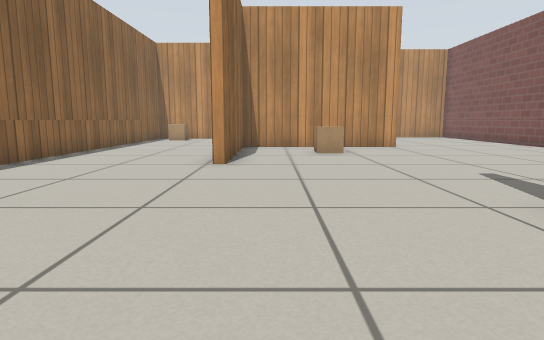
View 1 (above)

19 first-person views from a walk through a Gazebo world. The camera is 0.5 m above the floor, tilts 8° down and sees 75° across. The floor is counted in squares, 0.5 m on a side. Each view is taken from the middle of a square. On the plan, view 1 faces up. The plan holds only what a view shows up to about 13 squares ahead; the rest is blank. Simple patterns stand in for the simulator's built-in surfaces. Some stock models are drawn as simple stand-ins.

View 2
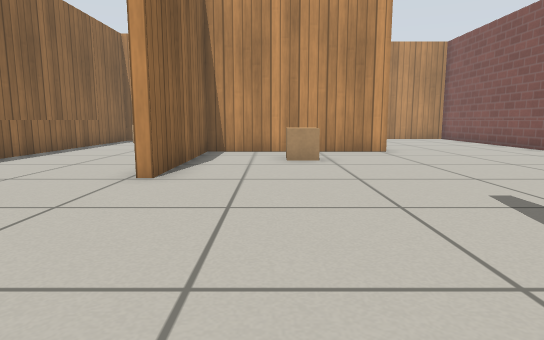

View 3
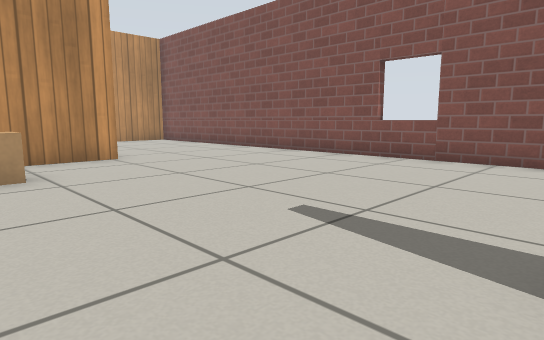

View 4
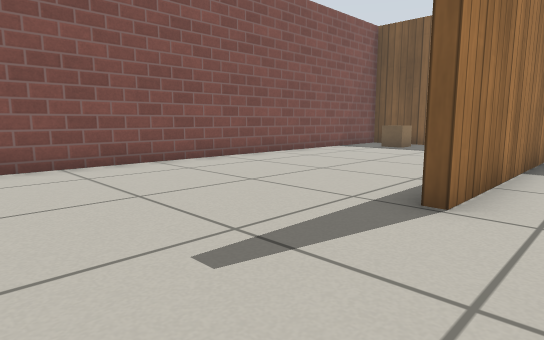

View 5
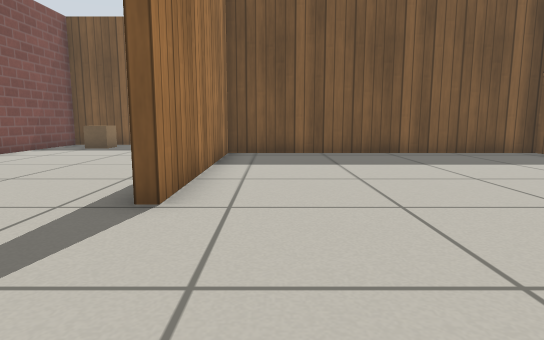

View 6
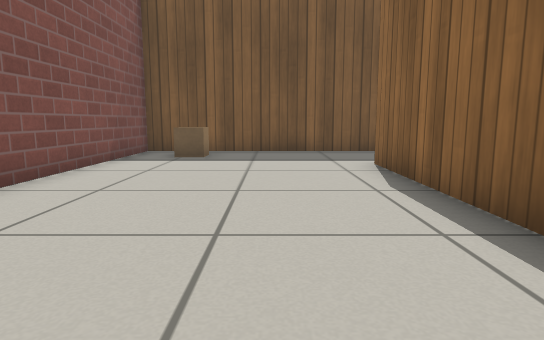

View 7
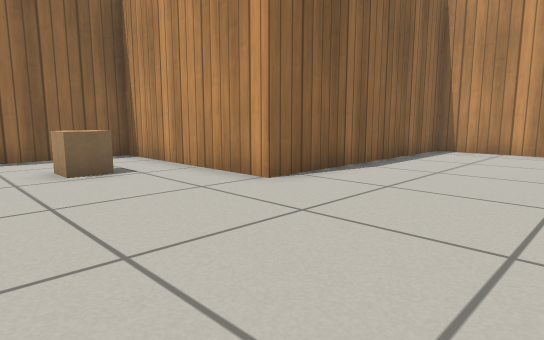

View 8
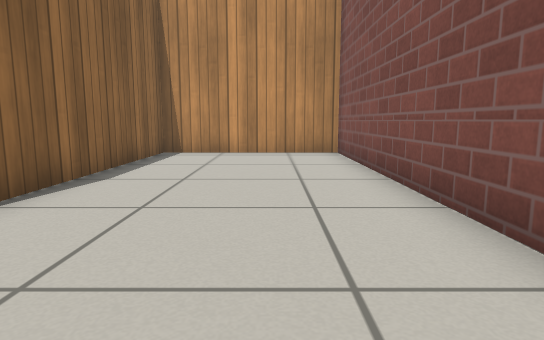

View 9
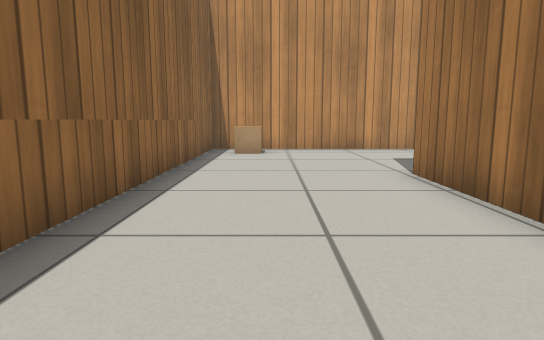

View 10
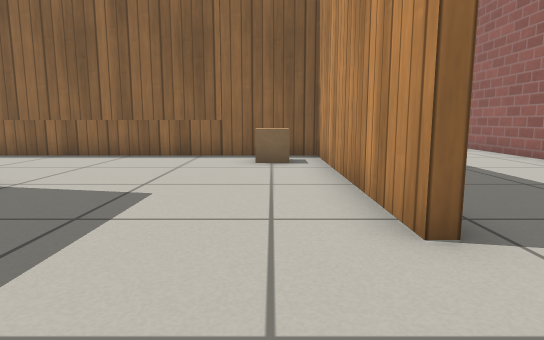

View 11
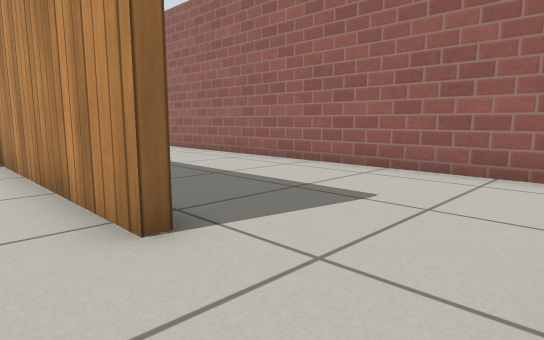

View 12
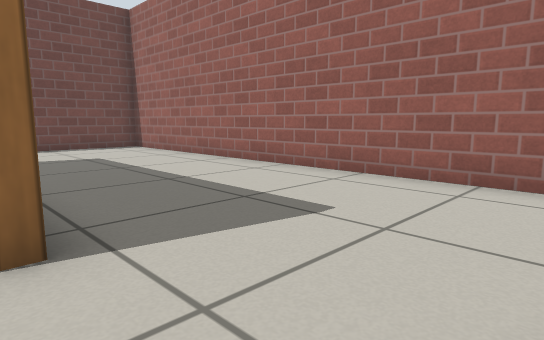

View 13
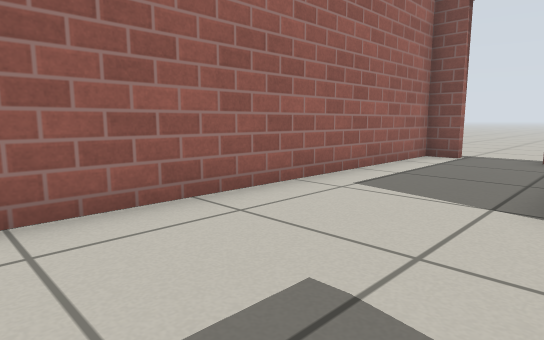

View 14
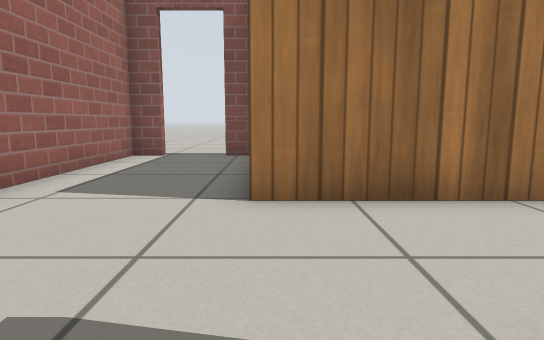

View 15
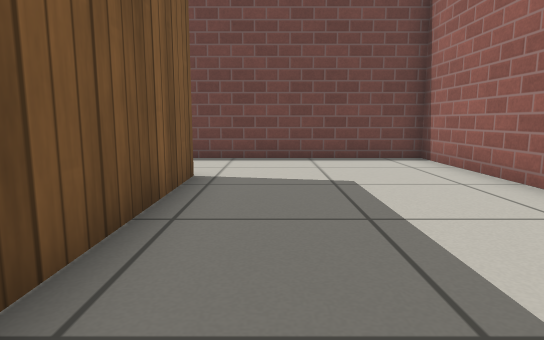

View 16
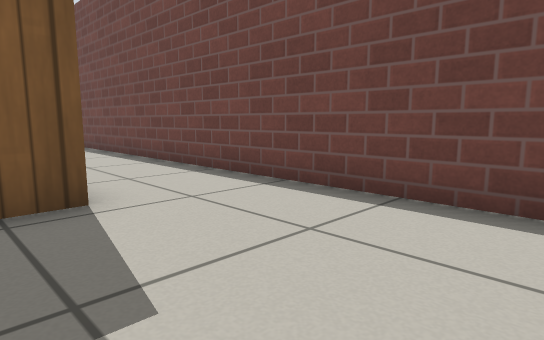

View 17
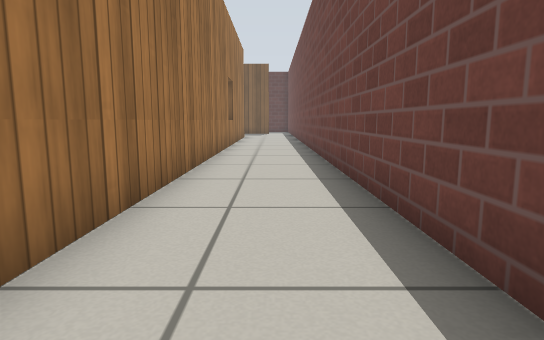

View 18
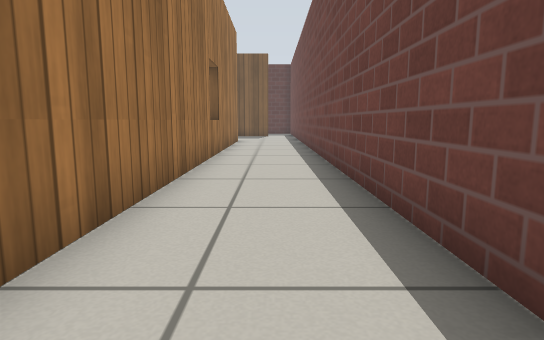

View 19
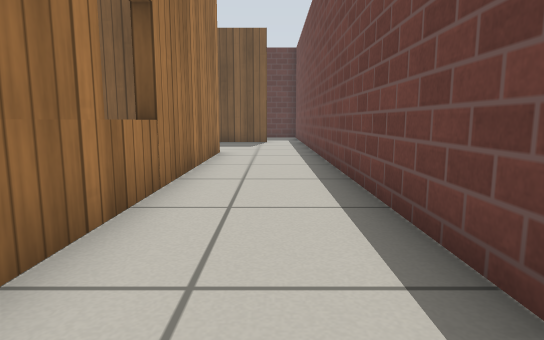

### Floor plan
Ten units are one square. View 1 is at (0, 0); x grows to the right and y downward. Boxes are objects, and circles mark ways between rooms. Rooms are numbered by the first view taken in them; rooms with no view inside come last. Other rooms are left out.
<svg viewBox="-99 -255 204 325">
<path fill="none" stroke="#000" d="M36 -21 36 31M-14 -102 -14 -136M43 -176 43 -204M-61 28 33 28 33 -39 38 -39M26 65 100 65 100 -210 46 -210 46 -133 -11 -133 -11 -80M13 -193 -61 -193 -61 -78M-94 35 -94 55M-64 -196 -16 -196M43 -204 43 -214M100 -216 100 -224M100 -240 100 -250 -94 -250 -94 35M-64 31 -64 -160"/>
<rect x="-55" y="-185" width="10" height="10" fill="#bbb"><title>cardboard box</title></rect>
<rect x="15" y="-115" width="10" height="10" fill="#bbb"><title>cardboard box</title></rect>
<rect x="75" y="45" width="10" height="10" fill="#bbb"><title>cardboard box</title></rect>
<circle cx="-75" cy="40" r="3" fill="#2a7"/>
<circle cx="30" cy="-200" r="3" fill="#2a7"/>
<text x="20" y="-60">1</text>
<text x="-70" y="-170">2</text>
</svg>
Room 1 opens to room 2.

Where each view was taken, in squares from view 1:
view 1: 0 up, 0 right, facing up
view 2: 2 up, 1 right, facing up
view 3: 4 up, 1 right, facing up-right
view 4: 8 up, 2 right, facing down-right
view 5: 8 up, 2 right, facing down
view 6: 5 up, 6 right, facing down
view 7: 9 up, 9 right, facing up-left
view 8: 10 up, 8 right, facing up
view 9: 7 up, 4 left, facing up
view 10: 18 up, 4 right, facing left
view 11: 18 up, 4 right, facing up-left
view 12: 19 up, 4 right, facing up-left
view 13: 21 up, 0 right, facing up-right
view 14: 21 up, 0 right, facing right
view 15: 21 up, 0 right, facing left
view 16: 24 up, 5 left, facing down-left
view 17: 18 up, 8 left, facing down
view 18: 14 up, 8 left, facing down
view 19: 8 up, 8 left, facing down
